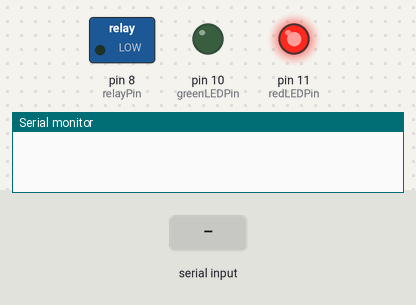
The sketch below on a simulated Arduino Uno, built with avr-gcc and run on an emulated ATmega328P. Parts: switched loads named in the sketch (green lamp = pin HIGH), output pins drawn as LEDs (lit = HIGH), the last lines printed to the serial monitor. Dashed ring = blinking. The test bench sets the inputs (shaded band).

Above: at 1.2 s.
1.3 s: "DETECTION_DISABLED\n" received over the second serial link
At 1.42 s:
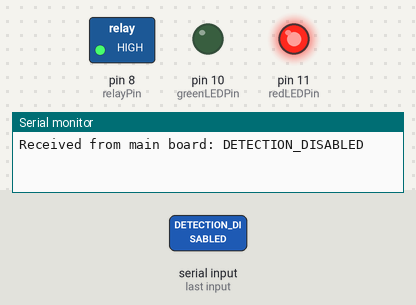
At 1.92 s:
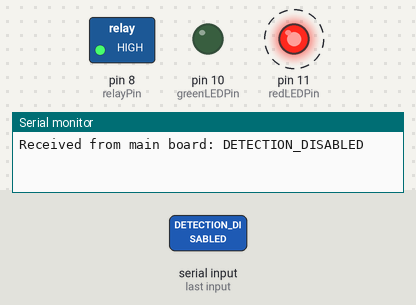
Timing chart, 0 to 10.3 s (numbered marks = the images above; inputs shaded):
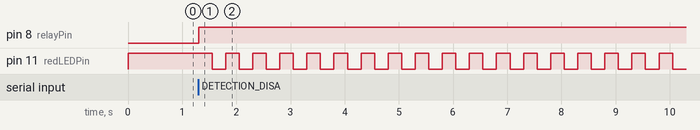

Measured:
- after the input at 1.3 s, pin 8 (relayPin): LOW → HIGH at once; pin 11 (redLEDPin): alternates HIGH for 0.25 s and LOW for 0.25 s, starting after 0.25 s

The sketch:

led_Board.ino
```cpp
#include <SoftwareSerial.h>

// Define pin connections for LEDs and relay
const int greenLEDPin = 10; // Pin for green LED
const int redLEDPin = 11;   // Pin for red LED
const int relayPin = 8;     // Pin for relay

const int ledRxPin = 6;     // RX pin for SoftwareSerial
const int ledTxPin = 7;     // TX pin for SoftwareSerial

SoftwareSerial LEDBoard(ledRxPin, ledTxPin); // Software serial for communication with the main board

void setup() {
  pinMode(greenLEDPin, OUTPUT);
  pinMode(redLEDPin, OUTPUT);
  pinMode(relayPin, OUTPUT); // Initialize relay pin as output

  Serial.begin(9600);      // Start serial communication with the monitor
  LEDBoard.begin(9600);   // Start communication with the main board

  // Set initial LED states and relay
  digitalWrite(greenLEDPin, LOW);  // Green LED off
  digitalWrite(redLEDPin, HIGH);   // Red LED on
  digitalWrite(relayPin, LOW);     // Relay off
}

void loop() {
  if (LEDBoard.available()) {
    String data = LEDBoard.readStringUntil('\n');
    Serial.println("Received from main board: " + data); // Display received message on Serial Monitor

    if (data.indexOf("HelmetDetected") != -1) {
      digitalWrite(greenLEDPin, HIGH); // Turn on green LED
      digitalWrite(redLEDPin, LOW);    // Turn off red LED
      digitalWrite(relayPin, HIGH);    // Turn ON relay
    } else if (data.indexOf("NoDetection") != -1) {
      digitalWrite(greenLEDPin, LOW);  // Turn off green LED
      digitalWrite(redLEDPin, HIGH);   // Turn on red LED
      digitalWrite(relayPin, LOW);     // Turn OFF relay
    } else if (data.indexOf("DETECTION_DISABLED") != -1) {
      digitalWrite(redLEDPin, HIGH);  // Turn on red LED
      digitalWrite(greenLEDPin, LOW); // Ensure green LED is off
      digitalWrite(relayPin, HIGH);   // Turn ON relay

      unsigned long startMillis = millis();
      while (millis() - startMillis < 60000) { // Keep relay on for 1 minute
        if ((millis() - startMillis) % 500 < 250) {
          digitalWrite(redLEDPin, HIGH);  // Blink red LED
        } else {
          digitalWrite(redLEDPin, LOW);
        }
      }
      // After 1 minute
      digitalWrite(redLEDPin, LOW);  // Ensure red LED is off
      digitalWrite(relayPin, LOW);   // Turn OFF relay after 1 minute
    } else if (data.indexOf("DETECTION_ENABLED") != -1) {
      digitalWrite(redLEDPin, LOW);  // Turn off red LED
      digitalWrite(greenLEDPin, LOW); // Turn off green LED
      digitalWrite(relayPin, LOW);    // Ensure relay is OFF
    }
  }
}
```
